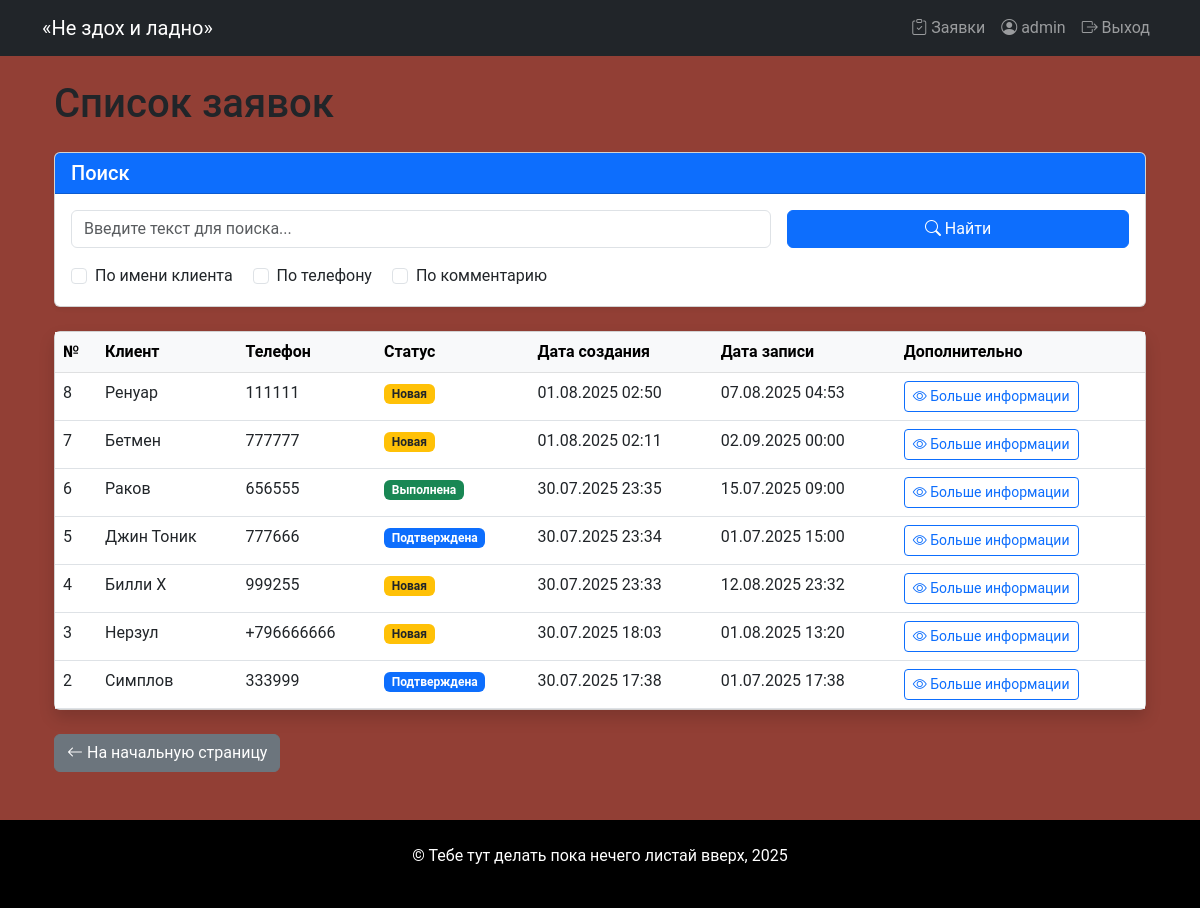
Screenshot of /orders/ (signed in) with the database file from the repository.
### core/models.py (models this page shows, shortened)
class Order(models.Model):
    STATUS_CHOICES = [
        ('not_approved', 'Не подтверждена'),
        ('new', 'Новая'),
        ('confirmed', 'Подтверждена'),
        ('cancelled', 'Отменена'),
        ('completed', 'Выполнена')
    ]
    client_name = models.CharField(max_length=100, verbose_name="Имя клиента")
    phone = models.CharField(max_length=20, verbose_name="Телефон")
    comment = models.TextField(blank=True, verbose_name="Комментарий")
    status = models.CharField (
        max_length=50,
        choices=STATUS_CHOICES,
        default="not_approved",
        verbose_name="Статус")
    date_created = models.DateTimeField(auto_now_add=True, verbose_name="Дата создания")
    date_updated = models.DateTimeField(null=True, auto_now=True, verbose_name="Дата обновления")
    master = models.ForeignKey(
        "Master",
        on_delete=models.SET_NULL,
        null=True,
        blank=True,
        verbose_name="Мастер")
    services = models.ManyToManyField(
        "Service",
        related_name="orders",
        verbose_name="Услуги"
    )
    appointment_date = models.DateTimeField(verbose_name="Дата и время записи")
    class Meta:
        verbose_name = "Запись"
        verbose_name_plural="Записи"

### core/views.py (the view, shortened to what this page needs)
# urls.py: path('orders/', orders_list, name='orders_list'),
@login_required
def orders_list(request):
    orders = Order.objects.all().order_by('-date_created')
    query = request.GET.get('query', '')
    search_client_name = 'search_client_name' in request.GET
    search_phone = 'search_phone' in request.GET
    search_comment = 'search_comment' in request.GET
    return render(request, 'orders_list.html', {
        'orders': orders,
        'query': query,
        'search_client_name': search_client_name,
        'search_phone': search_phone,
        'search_comment': search_comment
    })

### core/context_processors.py (called while the page is built)
def menu_barbershop(request):
    menu_context = [
        {"name": "Главная", "url": reverse("landing")},
        {"name": "О нас", "url": reverse("landing") + "#about"},
        {"name": "Преимущества", "url": reverse("landing") + "#benefits"},
        {"name": "Мастера", "url": reverse("landing") + "#masters"},
        {"name": "Услуги", "url": reverse("landing") + "#services"},
        {"name": "Запись", "url": reverse("landing") + "#booking"},
        {"name": "Спасибо", "url": reverse("thanks")},
    ]
    return menu_context

### templates/orders_list.html (shortened to what this page needs)
{% extends 'base.html' %}
{% block content %}
<div class="container">
    <h1 class="mb-4">Список заявок</h1>
    <div class="card mb-4 shadow-sm">
        <div class="card-header bg-primary text-white">
            <h5 class="mb-0">Поиск</h5>
        </div>
        <div class="card-body">
            <form method="get" class="row g-3">
                <div class="col-md-8">
                    <input type="text" name="query" class="form-control"
                        placeholder="Введите текст для поиска..."
                        value="{{ request.GET.query }}">
                </div>
                <div class="col-md-4">
                    <button type="submit" class="btn btn-primary w-100">
                        <i class="bi bi-search"></i> Найти
                    </button>
                </div>
                <div class="col-12">
                    <div class="form-check form-check-inline">
                        <input class="form-check-input" type="checkbox"
                            name="search_client_name" id="search_client_name"
                            {% if request.GET.search_client_name %}checked{% endif %}>
                        <label class="form-check-label" for="search_client_name">
                            По имени клиента
                        </label>
                    </div>
                    <div class="form-check form-check-inline">
                        <input class="form-check-input" type="checkbox"
                            name="search_phone" id="search_phone"
                            {% if request.GET.search_phone %}checked{% endif %}>
                        <label class="form-check-label" for="search_phone">
                            По телефону
                        </label>
                    </div>
                    <div class="form-check form-check-inline">
                        <input class="form-check-input" type="checkbox"
                            name="search_comment" id="search_comment"
                            {% if request.GET.search_comment %}checked{% endif %}>
                        <label class="form-check-label" for="search_comment">
                            По комментарию
                        </label>
                    </div>
                </div>
            </form>
        </div>
    </div>
    <div class="card shadow">
        <div class="card-body p-0">
            <div class="table-responsive">
                <table class="table table-hover mb-0">
                    <thead class="table-light">
                        <tr>
                            <th>№</th>
                            <th>Клиент</th>
                            <th>Телефон</th>
                            <th>Статус</th>
                            <th>Дата создания</th>
                            <th>Дата записи</th>
                            <th>Дополнительно</th>
                        </tr>
                    </thead>
                    <tbody>
                        {% for order in orders %}
                        <tr>
                            <td>{{ order.id }}</td>
                            <td>{{ order.client_name }}</td>
                            <td>{{ order.phone }}</td>
                            <td>
                                <span class="badge
                                    {% if order.status == 'completed' %}bg-success
                                    {% elif order.status == 'cancelled' %}bg-danger
                                    {% elif order.status == 'confirmed' %}bg-primary
                                    {% else %}bg-warning text-dark{% endif %}">
                                    {{ order.get_status_display }}
                                </span>
                            </td>
                            <td>{{ order.date_created|date:"d.m.Y H:i" }}</td>
                            <td>{{ order.appointment_date|date:"d.m.Y H:i" }}</td>
                            <td>
                                <a href="{% url 'order_detail' pk=order.id %}"
                                    class="btn btn-sm btn-outline-primary">
                                        <i class="bi bi-eye"></i> Больше информации
                                </a>
                            </td>
                        </tr>
                        {% endfor %}
                    </tbody>
                </table>
            </div>
        </div>
    </div>
    <div class="mt-4">
        <a href="{% url 'landing' %}" class="btn btn-secondary">
            <i class="bi bi-arrow-left"></i> На начальную страницу
        </a>
    </div>
</div>
{% endblock %}

### templates/includes/menu.html (shortened to what this page needs)
<nav class="navbar navbar-expand-lg navbar-dark bg-dark">
    <div class="container">
        <a class="navbar-brand" href="{% url 'landing' %}">«Не здох и ладно»</a>
        <div class="collapse navbar-collapse" id="navbarNav">
            <ul class="navbar-nav">
                {% if user.is_authenticated %}
                <li class="nav-item">
                    <a class="nav-link" href="{% url 'orders_list' %}">
                        <i class="bi bi-clipboard-check"></i> Заявки
                    </a>
                </li>
                <li class="nav-item">
                    <a class="nav-link" href="#">
                        <i class="bi bi-person-circle"></i> {{ user.username }}
                    </a>
                </li>
                <li class="nav-item">
                    <a class="nav-link" href="{% url 'logout' %}">
                        <i class="bi bi-box-arrow-right"></i> Выход
                    </a>
                </li>
                {% endif %}
            </ul>
        </div>
    </div>
</nav>

### static/css/main.css (style rules this page uses)
body { background-color: #7c170cd3; font-family: "Roboto", sans-serif; }

### rows the page displays
Order: id "8", client_name "Ренуар", phone "111111", status "Новая", date_created "01.08.2025 02:50", appointment_date "07.08.2025 04:53"
Order: id "7", client_name "Бетмен", phone "777777", status "Новая", date_created "01.08.2025 02:11", appointment_date "02.09.2025 00:00"
Order: id "6", client_name "Раков", phone "656555", status "Выполнена", date_created "30.07.2025 23:35", appointment_date "15.07.2025 09:00"
Order: id "5", client_name "Джин Тоник", phone "777666", status "Подтверждена", date_created "30.07.2025 23:34", appointment_date "01.07.2025 15:00"
Order: id "4", client_name "Билли Х", phone "999255", status "Новая", date_created "30.07.2025 23:33", appointment_date "12.08.2025 23:32"
Order: id "3", client_name "Нерзул", phone "+796666666", status "Новая", date_created "30.07.2025 18:03", appointment_date "01.08.2025 13:20"
Order: id "2", client_name "Симплов", phone "333999", status "Подтверждена", date_created "30.07.2025 17:38", appointment_date "01.07.2025 17:38"

### other values shown
{{ user.username }} "admin"
